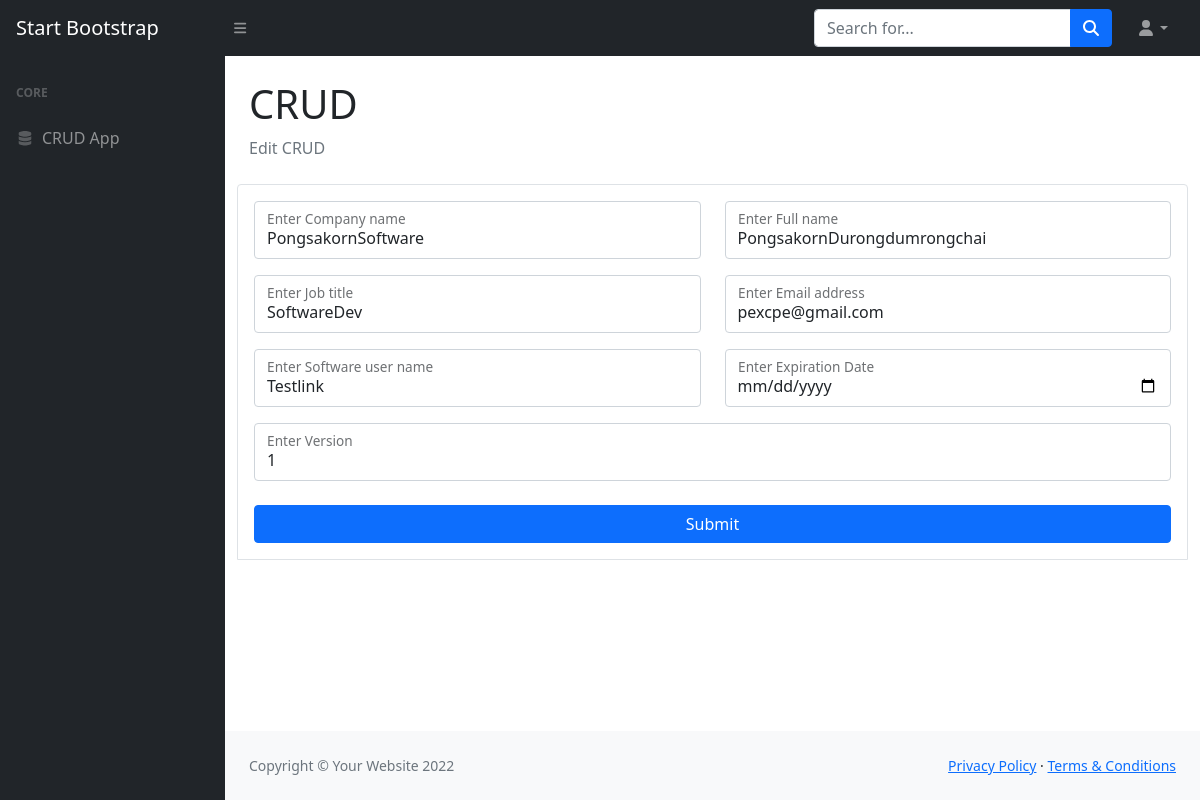
Page /edit/2 on the committed database.
### crud/models.py (models this page shows)
class Member(models.Model):
    companyname = models.CharField(max_length=100, blank=False)
    fullname = models.CharField(max_length=100, blank=False)
    jobtitle = models.CharField(max_length=100, blank=True)
    emailaddress = models.EmailField()
    softwareusername = models.TextField(max_length=255, blank=False)
    expirationdate = models.DateField('%m/%d/%Y')
    version = models.CharField(max_length=100, blank=True)
    created_at = models.DateTimeField('%m/%d/%Y %H:%M:%S')
    updated_at = models.DateTimeField('%m/%d/%Y %H:%M:%S')

### crud/views.py (the view)
# urls.py: path('edit/<int:id>', views.edit, name='edit'),
def edit(request, id):
    members = Member.objects.get(id=id)
    context = {'members': members}
    return render(request, 'edit.html', context)

### templates/edit.html (shortened to what this page needs)
{% extends 'layout/app.html' %}
{% load static %}
{% block body %}
    <div class="container-fluid px-4">
        <h1 class="mt-4">CRUD</h1>
        <ol class="breadcrumb mb-4">
            <li class="breadcrumb-item active">Edit CRUD</li>
        </ol>
        <div class="bd-example">
            <form action="update/{{ members.id }}" method="POST">
                <div class="row mb-3">
                    <div class="col">
                        <div class="form-floating mb-3 mb-md-0">
                            <input class="form-control" id="inputCompanyname" type="text" name="companyname" value="{{members.companyname}}" placeholder="Enter your Company name"/>
                            <label for="companynameInput">Enter Company name</label>
                        </div>
                    </div>
                    <div class="col">
                        <div class="form-floating">
                            <input class="form-control" id="inputFullname" type="text" name="fullname" value="{{members.fullname}}" placeholder="Enter your Full name"/>
                            <label for="fullnameInput">Enter Full name</label>
                        </div>
                    </div>
                </div>
                <div class="row mb-3">
                    <div class="col">
                        <div class="form-floating mb-3 mb-md-0">
                            <input type="text" class="form-control" name="jobtitle" value="{{members.jobtitle}}" placeholder="Enter your Job title" id="jobtitle" required>
                            <label for="jobtitleInput">Enter Job title</label>
                        </div>
                    </div>
                    <div class="col">
                        <div class="form-floating">
                            <input class="form-control" type="text" name="emailaddress" value="{{members.emailaddress}}" placeholder="Enter Email address" id="emailaddress">
                            <label for="emailInput">Enter Email address</label>
                        </div>
                    </div>
                </div>
                <div class="row mb-3">
                    <div class="col">
                        <div class="form-floating mb-3 mb-md-0">
                            <input class="form-control" type="text" name="softwareusername" value="{{members.softwareusername}}" id="softwareusername">
                            <label for="softwareusernameInput">Enter Software user name</label>
                        </div>
                    </div>
                    <div class="col">
                        <div class="form-floating mb-3 mb-md-0">
                            <input class="form-control" type="date" name="expirationdate" value="{{members.expirationdate}}" id="expirationdate">
                            <label for="dateInput">Enter Expiration Date</label>
                        </div>
                    </div>
                </div>
                <div class="row mb-3">
                    <div class="col">
                        <div class="form-floating">
                            <input type="text" name="version" id="version" value="{{members.version}}" class="form-control" placeholder="Enter version">
                            <label for="versionInput">Enter Version</label>
                        </div>
                    </div>
                </div>
  <div class="mt-4 mb-0">
                    <div class="d-grid"><button class="btn btn-primary btn-block" type="submit">Submit</button></div>
                </div>
            </form>
        </div>
    </div>
{% endblock %}

### templates/edit.html (style rules this page uses)
.bd-example { padding: 1.5rem; margin-right: 0; margin-left: 0; border-width: 1px; border-top-left-radius: .25rem; border-top-right-radius: .25rem; }
.bd-example { position: relative; padding: 1rem; margin: 1rem -.75rem 0; border: solid #dee2e6; border-width: 1px; }

### rows in the picture
Member: companyname "PongsakornSoftware", fullname "PongsakornDurongdumrongchai", jobtitle "SoftwareDev", emailaddress "pexcpe@gmail.com", softwareusername "Testlink", version "1"
